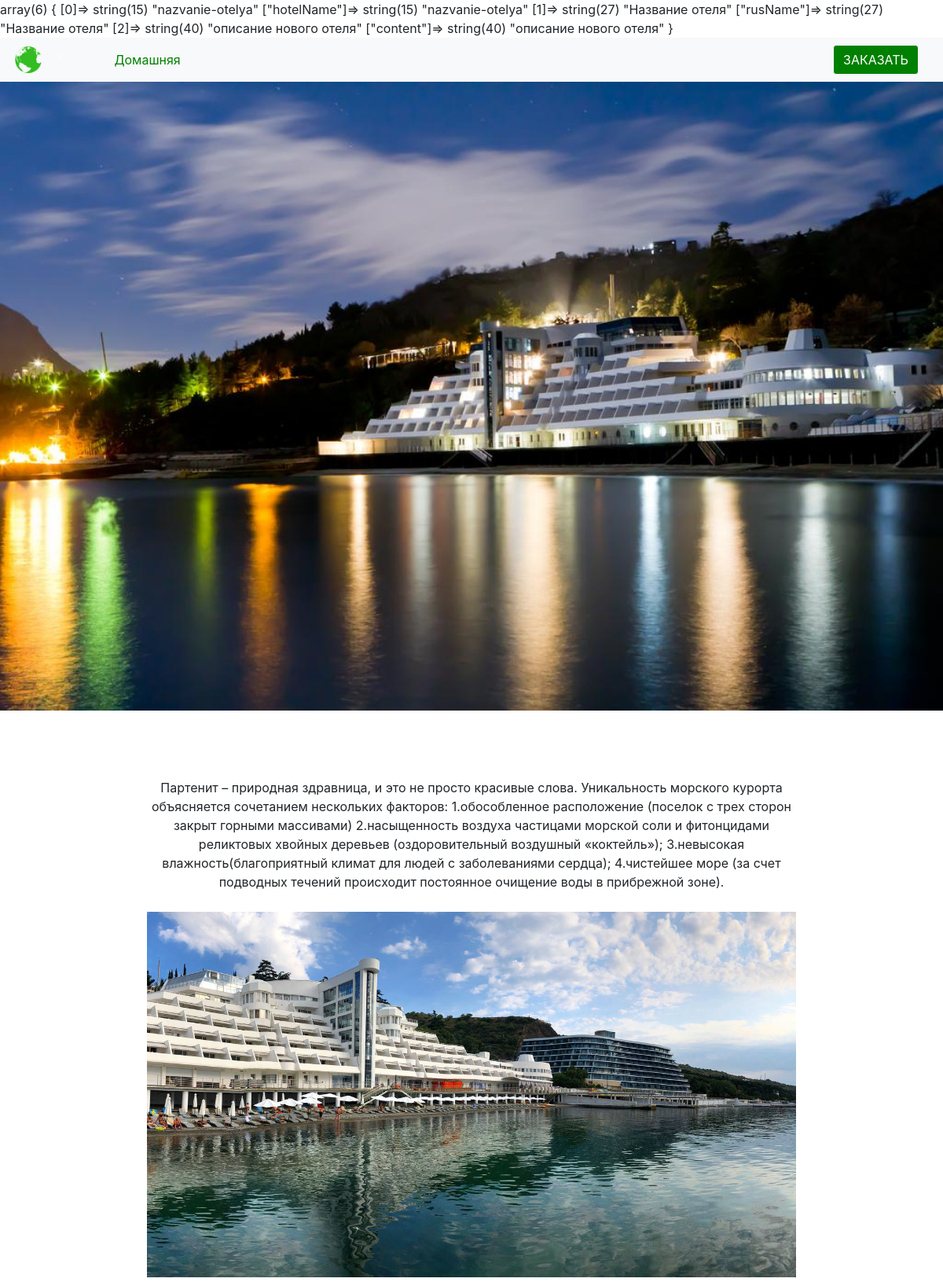
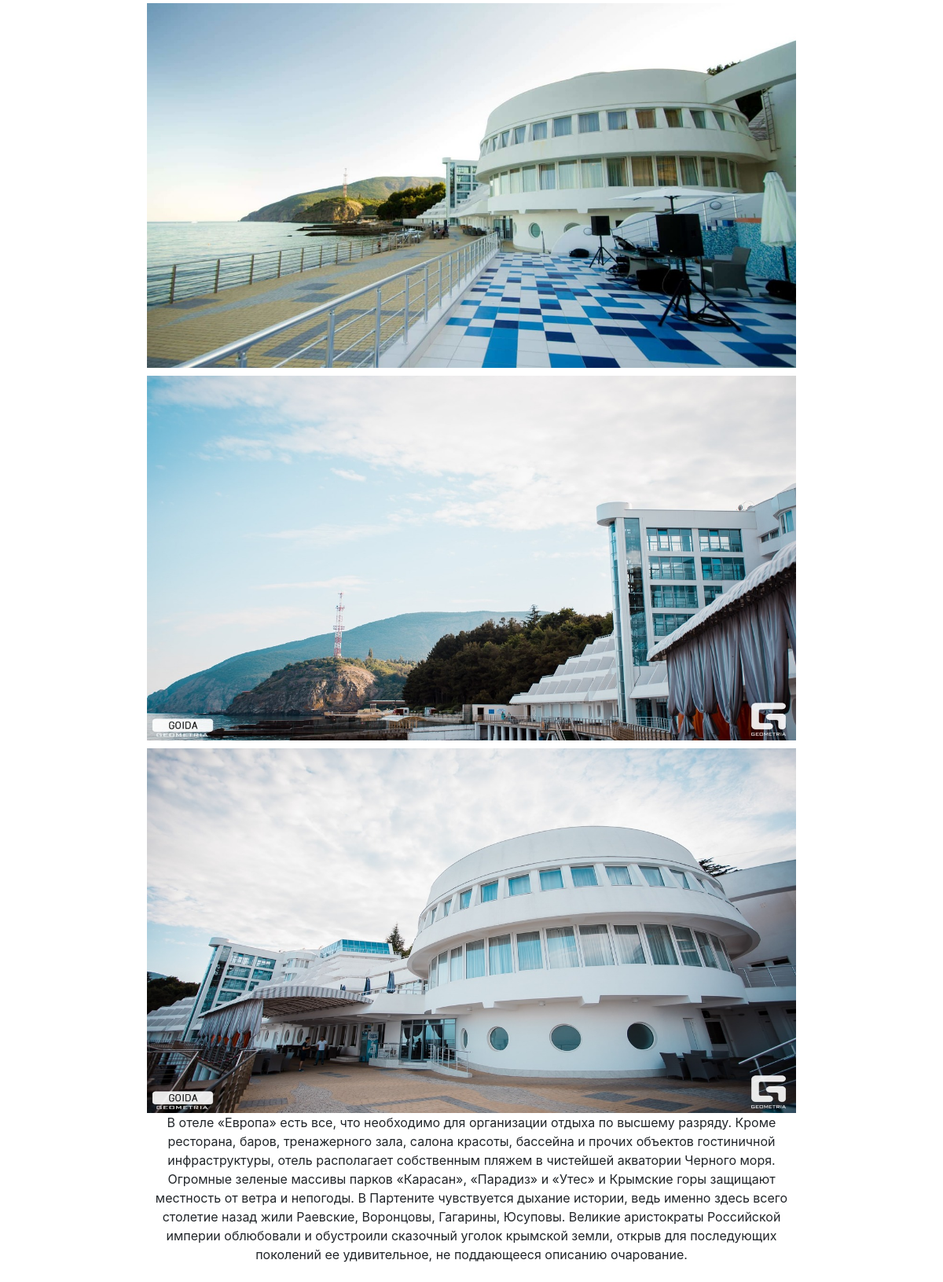
The page / (upper part) on the database its author committed (2 pictures, top to bottom).
### tables this page shows
CREATE TABLE `articles` (
  `id` int(11) NOT NULL,
  `preview` text DEFAULT NULL,
  `prevHotel` varchar(255) NOT NULL
);

### index.php (called while the page is built, shortened)
<?php
$controller = new BaseController;
	$oneHotel = $controller->getOne(uriParts[0]);
	var_dump($oneHotel);
$controller->render();

### app/model/BaseModel.php (called while the page is built, shortened)
<?php
class BaseModel
{
	protected $db;
	protected $table = 'allhotels';
		public function __construct($db)
	{
		$this->db = $db;
		$this->db->exec('SET NAMES UTF8');
	}
		function getHotels()
	{
		$sql = sprintf('SELECT * FROM %s', $this->table);
		$stmt = $this->db->query($sql);
		return $stmt->fetchAll();
	}
			function getArticles()
	{
		$sql = sprintf('SELECT * FROM %s', 'articles');
		$stmt = $this->db->query($sql);
		return $stmt->fetchAll();
	}
}

### app/core/DB.php (called while the page is built, shortened)
<?php
class DB
{
	protected static $instance;
	public static function getConnect()
	{
		if(self::$instance === NULL){
			self::$instance = self::connect();
		}
		return self::$instance;
	}
	protected static function connect()
	{
		$dsn = sprintf('%s:host=%s;dbname=%s', 'mysql', 'localhost', 'host1812801_evrop');
		return new \PDO($dsn, 'root', '');
	}
}

### app/view/articles.html.php
<?
foreach($content as $hotel){
	echo '<div class = "row justify-content-md-center justify-content-lg-center justify-content-center">';
	echo '<div class = "col-12 col-sm-12 col-md-10 col-lg-10"><div class = "text-center">';
	echo sprintf('<p><span style="font-size:16px">%s</span></p>', $hotel[1]);
	echo sprintf('<div class = "fullImg" style = "padding-top:10px;"><img src = "/myFiles/articles/%s/slide1.jpg" alt = "Наше предложение"></div>', $hotel[0]);
	echo sprintf('<div class = "fullImg" style = "padding-top:10px;"><img src = "/myFiles/articles/%s/slide2.jpg" alt = "Наше предложение"></div>', $hotel[0]);
	echo sprintf('<div class = "fullImg" style = "padding-top:10px;"><img src = "/myFiles/articles/%s/slide3.jpg" alt = "Наше предложение"></div>', $hotel[0]);
	echo sprintf('<div class = "fullImg" style = "padding-top:10px;"><img src = "/myFiles/articles/%s/slide4.jpg" alt = "Наше предложение"></div>', $hotel[0]);
echo '
</div>
</div>
</div>';
}

### app/controller/BaseController.php (shortened to what this page needs)
<?php
class BaseController
{
	protected $articles;
	protected $configs;
	protected $fb;
	protected $content = "Контент в контроллере";
		protected function myPath($name)
		{
		$fullPath = sprintf('/../view/%s.html.php', $name);
		$fullPath = __DIR__ . $fullPath;
		return $fullPath;
	}
		public function render()
	{
	echo $this->build(
		$this->myPath('main'),
		[
		'content' => $this->content,
		'articles' => $this->articles,
		'configs' => $this->configs,
		'fb' => $this->fb
		]
		);
	}
	protected function build($template, array $params = [])
	{
			extract($params);
			include_once($template);
			return ob_get_clean();
	}
	 		public function getOne($name)
	{
		$mPost = new BaseModel(DB::getConnect());
		$OneArticle = $mPost->getByName('nazvanie-otelya');
		$hotelList = $mPost->getHotels();
		$this->content = $this->build($this->myPath('allHotels'), ['content' => $hotelList]);
		$articlesList = $mPost->getArticles();
		$this->articles = $this->build($this->myPath('articles'), ['content' => $articlesList]);
		return $OneArticle;
	}
}

### app/view/main.html.php (shortened to what this page needs)
<html>
<!doctype html>
<html lang="en">
  <head>
    <link rel="stylesheet" href="https://stackpath.bootstrapcdn.com/bootstrap/4.4.1/css/bootstrap.min.css">
        <link rel="stylesheet" href="oc/assets/owl.carousel.min.css">
	<link rel="stylesheet" href="oc/assets/owl.theme.default.min.css">
	<link rel="stylesheet" href="/myStyle.css">
  </head>
<body>
	<div class = "container-fluid " style = "padding-right: 0px; padding-left: 0px;">
		<nav class="navbar navbar-expand-lg navbar-light bg-light">
			<img src = "/img/logo.png">
			<div class = "col"><a class="navbar-brand" href="/"><?=$configs['siteName']?></a></div>
				<div class="col collapse navbar-collapse" id="navbarSupportedContent">
					<ul class="navbar-nav mr-auto">
						<li class="nav-item">
							<a class="nav-link" href="#">Домашняя <span class="sr-only">(current)</span></a>
						</li>
						<li class="nav-item">
							<a class="nav-link" href="#numbers"><?=$configs['menu1']?></a>
						</li>
						<li class="nav-item">
							<a class="nav-link" href="#adress"><?=$configs['menu2']?></a>
						</li>
					</ul>
					<a class="nav-link" href="tel:<?=$configs['phoneNumber']?>"><span class = "myElements"><?=$configs['phoneNumber']?></span></a>
					<button type="button" class="btn btn-primary btn-success" data-toggle="modal" data-target="#exampleModal" data-whatever="@getbootstrap">ЗАКАЗАТЬ</button>
				</div>
		</nav>
    <div class = "row" style = "margin:0px; padding:0">
		<div class = "col-12 col-sm-12 col-md-12 col-lg-12" style = "padding:0;">
			<div class="img-wrap">
				<img src="/img/banner.jpg" class="img-fluid" alt="Отели на ваш выбор" style = "padding:0; width:100%">
			</div>
		</div>
	</div>
</div>
<div class = "container" style = "padding: 70px 10px;">
    <div class = "row justify-content-md-center justify-content-center no-gutters">
		<div class = "col-11">
		<?=$articles?>
		</div>
	</div>
</div>
  </body>
</html>

### myStyle.css (style rules this page uses)
.navbar.navbar-expand-lg.navbar-light.bg-light img { height: 40px; padding: 0; margin: 0; }
.navbar-light .navbar-nav .nav-link { color:green; }
body { box-sizing: content-box }
.img-wrap { position: relative; text-align:center; }
.fullImg img { width:100%; }
.btn-success { color: #fff; background-color: green; border-color: white; }
.row { margin-left: 0; margin-right: 0; }

### rows shown on the page
articles: preview "Партенит – природная здравница, и это не просто красивые слова. Уникальность морского курорта объясняется сочетанием нескольких факторов: 1.обособленное расположение (поселок с трех сторон закрыт горными массивами) 2.насыщенность воздуха частицами морской соли и фитонцидами реликтовых хвойных деревьев (оздоровительный воздушный «коктейль»); 3.невысокая влажность(благоприятный климат для людей с заболеваниями сердца); 4.чистейшее море (за счет подводных течений происходит постоянное очищение воды в прибрежной зоне)."
articles: preview "В отеле «Европа» есть все, что необходимо для организации отдыха по высшему разряду. Кроме ресторана, баров, тренажерного зала, салона красоты, бассейна и прочих объектов гостиничной инфраструктуры, отель располагает собственным пляжем в чистейшей акватории Черного моря. Огромные зеленые массивы парков «Карасан», «Парадиз» и «Утес» и Крымские горы защищают местность от ветра и непогоды. В Партените чувствуется дыхание истории, ведь именно здесь всего столетие назад жили Раевские, Воронцовы, Гагарины, Юсуповы. Великие аристократы Российской империи облюбовали и обустроили сказочный уголок крымской земли, открыв для последующих поколений ее удивительное, не поддающееся описанию очарование."
